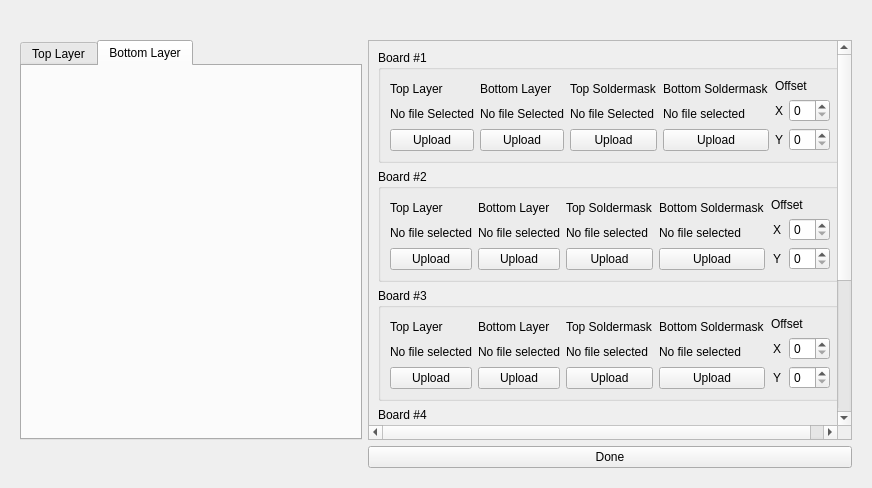
<?xml version="1.0" encoding="UTF-8"?>
<ui version="4.0">
 <class>frmNew_Or_Load</class>
 <widget class="QDialog" name="frmNew_Or_Load">
  <property name="geometry">
   <rect>
    <x>0</x>
    <y>0</y>
    <width>872</width>
    <height>488</height>
   </rect>
  </property>
  <property name="windowTitle">
   <string>Dialog</string>
  </property>
  <property name="windowIcon">
   <iconset resource="images.qrc">
    <normaloff>:/images/LSU_PCB_ICON.png</normaloff>:/images/LSU_PCB_ICON.png</iconset>
  </property>
  <layout class="QGridLayout" name="gridLayout">
   <item row="0" column="0">
    <widget class="QLabel" name="label">
     <property name="text">
      <string/>
     </property>
     <property name="scaledContents">
      <bool>false</bool>
     </property>
     <property name="wordWrap">
      <bool>false</bool>
     </property>
    </widget>
   </item>
   <item row="1" column="0">
    <widget class="QStackedWidget" name="stackedWidget">
     <property name="currentIndex">
      <number>3</number>
     </property>
     <widget class="QWidget" name="new_or_saved">
      <layout class="QGridLayout" name="gridLayout_3">
       <item row="1" column="0">
        <widget class="QPushButton" name="new_job">
         <property name="text">
          <string>New Job</string>
         </property>
        </widget>
       </item>
       <item row="1" column="1">
        <widget class="QPushButton" name="pushButton_4">
         <property name="text">
          <string>Load Saved Job</string>
         </property>
        </widget>
       </item>
       <item row="0" column="0">
        <widget class="QLabel" name="label_2">
         <property name="text">
          <string>Welcome to LSU PCB Laser System!</string>
         </property>
        </widget>
       </item>
      </layout>
     </widget>
     <widget class="QWidget" name="new_job_select">
      <layout class="QGridLayout" name="gridLayout_4">
       <item row="1" column="0">
        <widget class="QPushButton" name="one_s">
         <property name="text">
          <string>1 Sided PCB with Soldermask</string>
         </property>
        </widget>
       </item>
       <item row="3" column="0">
        <widget class="QPushButton" name="two_s">
         <property name="text">
          <string>2 Sided PCB with Soldermask</string>
         </property>
        </widget>
       </item>
       <item row="2" column="0">
        <widget class="QPushButton" name="two">
         <property name="text">
          <string>2 Sided PCB without Soldermask</string>
         </property>
        </widget>
       </item>
       <item row="0" column="0">
        <widget class="QPushButton" name="one">
         <property name="text">
          <string>1 Sided PCB without Soldermask</string>
         </property>
        </widget>
       </item>
       <item row="4" column="0">
        <widget class="QPushButton" name="mask">
         <property name="text">
          <string>Photomask</string>
         </property>
        </widget>
       </item>
      </layout>
     </widget>
     <widget class="QWidget" name="size">
      <layout class="QGridLayout" name="gridLayout_6">
       <item row="0" column="0">
        <widget class="QPushButton" name="pushButton_3">
         <property name="text">
          <string>PushButton</string>
         </property>
        </widget>
       </item>
      </layout>
     </widget>
     <widget class="QWidget" name="layout">
      <layout class="QGridLayout" name="gridLayout_5">
       <item row="0" column="0">
        <widget class="QTabWidget" name="tabWidget">
         <property name="currentIndex">
          <number>1</number>
         </property>
         <widget class="QWidget" name="top_layer_view">
          <attribute name="title">
           <string>Top Layer</string>
          </attribute>
          <layout class="QHBoxLayout" name="horizontalLayout_16"/>
         </widget>
         <widget class="QWidget" name="tab_6">
          <attribute name="title">
           <string>Bottom Layer</string>
          </attribute>
          <layout class="QGridLayout" name="gridLayout_7">
           <item row="0" column="0">
            <widget class="View" name="widget" native="true"/>
           </item>
          </layout>
         </widget>
        </widget>
       </item>
       <item row="0" column="1">
        <layout class="QHBoxLayout" name="horizontalLayout_2">
         <item>
          <widget class="QScrollArea" name="scrollArea">
           <property name="widgetResizable">
            <bool>true</bool>
           </property>
           <widget class="QWidget" name="scrollAreaWidgetContents_2">
            <property name="geometry">
             <rect>
              <x>0</x>
              <y>0</y>
              <width>533</width>
              <height>652</height>
             </rect>
            </property>
            <layout class="QVBoxLayout" name="verticalLayout_3">
             <item>
              <layout class="QVBoxLayout" name="verticalLayout">
               <item>
                <widget class="QGroupBox" name="board_1">
                 <property name="title">
                  <string>Board #1</string>
                 </property>
                 <layout class="QHBoxLayout" name="horizontalLayout_4">
                  <item>
                   <layout class="QVBoxLayout" name="top_layer">
                    <item>
                     <widget class="QLabel" name="board_1_top_type">
                      <property name="text">
                       <string>Top Layer</string>
                      </property>
                     </widget>
                    </item>
                    <item>
                     <widget class="QLabel" name="board_1_top_name">
                      <property name="text">
                       <string>No file Selected</string>
                      </property>
                     </widget>
                    </item>
                    <item>
                     <widget class="QPushButton" name="board_1_top_upload">
                      <property name="text">
                       <string>Upload</string>
                      </property>
                     </widget>
                    </item>
                   </layout>
                  </item>
                  <item>
                   <layout class="QVBoxLayout" name="bottom_layer">
                    <item>
                     <widget class="QLabel" name="board_1_bot_type">
                      <property name="text">
                       <string>Bottom Layer</string>
                      </property>
                     </widget>
                    </item>
                    <item>
                     <widget class="QLabel" name="board_1_bot_name">
                      <property name="text">
                       <string>No file Selected</string>
                      </property>
                     </widget>
                    </item>
                    <item>
                     <widget class="QPushButton" name="board_1_bot_upload">
                      <property name="text">
                       <string>Upload</string>
                      </property>
                     </widget>
                    </item>
                   </layout>
                  </item>
                  <item>
                   <layout class="QVBoxLayout" name="top_soldermask">
                    <item>
                     <widget class="QLabel" name="board_1_tsol_type">
                      <property name="text">
                       <string>Top Soldermask</string>
                      </property>
                     </widget>
                    </item>
                    <item>
                     <widget class="QLabel" name="board_1_tsol_name">
                      <property name="text">
                       <string>No file Selected</string>
                      </property>
                     </widget>
                    </item>
                    <item>
                     <widget class="QPushButton" name="board_1_tsol_upload">
                      <property name="text">
                       <string>Upload</string>
                      </property>
                     </widget>
                    </item>
                   </layout>
                  </item>
                  <item>
                   <layout class="QVBoxLayout" name="bottom_soldermask">
                    <item>
                     <widget class="QLabel" name="board_1_bsol_type">
                      <property name="text">
                       <string>Bottom Soldermask</string>
                      </property>
                     </widget>
                    </item>
                    <item>
                     <widget class="QLabel" name="board_1_bsol_name">
                      <property name="text">
                       <string>No file selected</string>
                      </property>
                     </widget>
                    </item>
                    <item>
                     <widget class="QPushButton" name="board_1_bsol_upload">
                      <property name="text">
                       <string>Upload</string>
                      </property>
                     </widget>
                    </item>
                   </layout>
                  </item>
                  <item>
                   <layout class="QVBoxLayout" name="offset">
                    <item>
                     <widget class="QLabel" name="board_1_offset">
                      <property name="text">
                       <string>Offset</string>
                      </property>
                     </widget>
                    </item>
                    <item>
                     <layout class="QHBoxLayout" name="horizontalLayout_6">
                      <item>
                       <widget class="QLabel" name="board_1_x">
                        <property name="text">
                         <string>X</string>
                        </property>
                        <property name="alignment">
                         <set>Qt::AlignCenter</set>
                        </property>
                       </widget>
                      </item>
                      <item>
                       <widget class="QSpinBox" name="board_1_x_set"/>
                      </item>
                     </layout>
                    </item>
                    <item>
                     <layout class="QHBoxLayout" name="horizontalLayout_3">
                      <item>
                       <widget class="QLabel" name="board_1_y">
                        <property name="text">
                         <string>Y</string>
                        </property>
                        <property name="alignment">
                         <set>Qt::AlignCenter</set>
                        </property>
                       </widget>
                      </item>
                      <item>
                       <widget class="QSpinBox" name="board_1_y_set"/>
                      </item>
                     </layout>
                    </item>
                   </layout>
                  </item>
                 </layout>
                </widget>
               </item>
               <item>
                <widget class="QGroupBox" name="board_2">
                 <property name="title">
                  <string>Board #2</string>
                 </property>
                 <layout class="QHBoxLayout" name="horizontalLayout_15">
                  <item>
                   <layout class="QVBoxLayout" name="verticalLayout_23">
                    <item>
                     <widget class="QLabel" name="label_39">
                      <property name="text">
                       <string>Top Layer</string>
                      </property>
                     </widget>
                    </item>
                    <item>
                     <widget class="QLabel" name="label_40">
                      <property name="text">
                       <string>No file selected</string>
                      </property>
                     </widget>
                    </item>
                    <item>
                     <widget class="QPushButton" name="pushButton_17">
                      <property name="text">
                       <string>Upload</string>
                      </property>
                     </widget>
                    </item>
                   </layout>
                  </item>
                  <item>
                   <layout class="QVBoxLayout" name="verticalLayout_24">
                    <item>
                     <widget class="QLabel" name="label_41">
                      <property name="text">
                       <string>Bottom Layer</string>
                      </property>
                     </widget>
                    </item>
                    <item>
                     <widget class="QLabel" name="label_42">
                      <property name="text">
                       <string>No file selected</string>
                      </property>
                     </widget>
                    </item>
                    <item>
                     <widget class="QPushButton" name="pushButton_18">
                      <property name="text">
                       <string>Upload</string>
                      </property>
                     </widget>
                    </item>
                   </layout>
                  </item>
                  <item>
                   <layout class="QVBoxLayout" name="verticalLayout_22">
                    <item>
                     <widget class="QLabel" name="label_38">
                      <property name="text">
                       <string>Top Soldermask</string>
                      </property>
                     </widget>
                    </item>
                    <item>
                     <widget class="QLabel" name="one_top_filename_4">
                      <property name="text">
                       <string>No file selected</string>
                      </property>
                     </widget>
                    </item>
                    <item>
                     <widget class="QPushButton" name="pushButton_16">
                      <property name="text">
                       <string>Upload</string>
                      </property>
                     </widget>
                    </item>
                   </layout>
                  </item>
                  <item>
                   <layout class="QVBoxLayout" name="verticalLayout_21">
                    <item>
                     <widget class="QLabel" name="label_36">
                      <property name="text">
                       <string>Bottom Soldermask</string>
                      </property>
                     </widget>
                    </item>
                    <item>
                     <widget class="QLabel" name="label_37">
                      <property name="text">
                       <string>No file selected</string>
                      </property>
                     </widget>
                    </item>
                    <item>
                     <widget class="QPushButton" name="pushButton_15">
                      <property name="text">
                       <string>Upload</string>
                      </property>
                     </widget>
                    </item>
                   </layout>
                  </item>
                  <item>
                   <layout class="QVBoxLayout" name="verticalLayout_20">
                    <item>
                     <widget class="QLabel" name="label_33">
                      <property name="text">
                       <string>Offset</string>
                      </property>
                     </widget>
                    </item>
                    <item>
                     <layout class="QHBoxLayout" name="horizontalLayout_13">
                      <item>
                       <widget class="QLabel" name="label_34">
                        <property name="text">
                         <string>X</string>
                        </property>
                        <property name="alignment">
                         <set>Qt::AlignCenter</set>
                        </property>
                       </widget>
                      </item>
                      <item>
                       <widget class="QSpinBox" name="spinBox_7"/>
                      </item>
                     </layout>
                    </item>
                    <item>
                     <layout class="QHBoxLayout" name="horizontalLayout_14">
                      <item>
                       <widget class="QLabel" name="label_35">
                        <property name="text">
                         <string>Y</string>
                        </property>
                        <property name="alignment">
                         <set>Qt::AlignCenter</set>
                        </property>
                       </widget>
                      </item>
                      <item>
                       <widget class="QSpinBox" name="spinBox_8"/>
                      </item>
                     </layout>
                    </item>
                   </layout>
                  </item>
                 </layout>
                </widget>
               </item>
               <item>
                <widget class="QGroupBox" name="board_3">
                 <property name="title">
                  <string>Board #3</string>
                 </property>
                 <layout class="QHBoxLayout" name="horizontalLayout_12">
                  <item>
                   <layout class="QVBoxLayout" name="verticalLayout_18">
                    <item>
                     <widget class="QLabel" name="label_29">
                      <property name="text">
                       <string>Top Layer</string>
                      </property>
                     </widget>
                    </item>
                    <item>
                     <widget class="QLabel" name="label_30">
                      <property name="text">
                       <string>No file selected</string>
                      </property>
                     </widget>
                    </item>
                    <item>
                     <widget class="QPushButton" name="pushButton_13">
                      <property name="text">
                       <string>Upload</string>
                      </property>
                     </widget>
                    </item>
                   </layout>
                  </item>
                  <item>
                   <layout class="QVBoxLayout" name="verticalLayout_19">
                    <item>
                     <widget class="QLabel" name="label_31">
                      <property name="text">
                       <string>Bottom Layer</string>
                      </property>
                     </widget>
                    </item>
                    <item>
                     <widget class="QLabel" name="label_32">
                      <property name="text">
                       <string>No file selected</string>
                      </property>
                     </widget>
                    </item>
                    <item>
                     <widget class="QPushButton" name="pushButton_14">
                      <property name="text">
                       <string>Upload</string>
                      </property>
                     </widget>
                    </item>
                   </layout>
                  </item>
                  <item>
                   <layout class="QVBoxLayout" name="verticalLayout_17">
                    <item>
                     <widget class="QLabel" name="label_28">
                      <property name="text">
                       <string>Top Soldermask</string>
                      </property>
                     </widget>
                    </item>
                    <item>
                     <widget class="QLabel" name="one_top_filename_3">
                      <property name="text">
                       <string>No file selected</string>
                      </property>
                     </widget>
                    </item>
                    <item>
                     <widget class="QPushButton" name="pushButton_12">
                      <property name="text">
                       <string>Upload</string>
                      </property>
                     </widget>
                    </item>
                   </layout>
                  </item>
                  <item>
                   <layout class="QVBoxLayout" name="verticalLayout_16">
                    <item>
                     <widget class="QLabel" name="label_26">
                      <property name="text">
                       <string>Bottom Soldermask</string>
                      </property>
                     </widget>
                    </item>
                    <item>
                     <widget class="QLabel" name="label_27">
                      <property name="text">
                       <string>No file selected</string>
                      </property>
                     </widget>
                    </item>
                    <item>
                     <widget class="QPushButton" name="pushButton_11">
                      <property name="text">
                       <string>Upload</string>
                      </property>
                     </widget>
                    </item>
                   </layout>
                  </item>
                  <item>
                   <layout class="QVBoxLayout" name="verticalLayout_15">
                    <item>
                     <widget class="QLabel" name="label_23">
                      <property name="text">
                       <string>Offset</string>
                      </property>
                     </widget>
                    </item>
                    <item>
                     <layout class="QHBoxLayout" name="horizontalLayout_10">
                      <item>
                       <widget class="QLabel" name="label_24">
                        <property name="text">
                         <string>X</string>
                        </property>
                        <property name="alignment">
                         <set>Qt::AlignCenter</set>
                        </property>
                       </widget>
                      </item>
                      <item>
                       <widget class="QSpinBox" name="spinBox_5"/>
                      </item>
                     </layout>
                    </item>
                    <item>
                     <layout class="QHBoxLayout" name="horizontalLayout_11">
                      <item>
                       <widget class="QLabel" name="label_25">
                        <property name="text">
                         <string>Y</string>
                        </property>
                        <property name="alignment">
                         <set>Qt::AlignCenter</set>
                        </property>
                       </widget>
                      </item>
                      <item>
                       <widget class="QSpinBox" name="spinBox_6"/>
                      </item>
                     </layout>
                    </item>
                   </layout>
                  </item>
                 </layout>
                </widget>
               </item>
               <item>
                <widget class="QGroupBox" name="board_4">
                 <property name="title">
                  <string>Board #4</string>
                 </property>
                 <layout class="QHBoxLayout" name="horizontalLayout_9">
                  <item>
                   <layout class="QVBoxLayout" name="verticalLayout_14">
                    <item>
                     <widget class="QLabel" name="label_21">
                      <property name="text">
                       <string>Top Layer</string>
                      </property>
                     </widget>
                    </item>
                    <item>
                     <widget class="QLabel" name="label_22">
                      <property name="text">
                       <string>No file selected</string>
                      </property>
                     </widget>
                    </item>
                    <item>
                     <widget class="QPushButton" name="pushButton_10">
                      <property name="text">
                       <string>Upload</string>
                      </property>
                     </widget>
                    </item>
                   </layout>
                  </item>
                  <item>
                   <layout class="QVBoxLayout" name="verticalLayout_12">
                    <item>
                     <widget class="QLabel" name="label_17">
                      <property name="text">
                       <string>Bottom Layer</string>
                      </property>
                     </widget>
                    </item>
                    <item>
                     <widget class="QLabel" name="label_18">
                      <property name="text">
                       <string>No file selected</string>
                      </property>
                     </widget>
                    </item>
                    <item>
                     <widget class="QPushButton" name="pushButton_9">
                      <property name="text">
                       <string>Upload</string>
                      </property>
                     </widget>
                    </item>
                   </layout>
                  </item>
                  <item>
                   <layout class="QVBoxLayout" name="verticalLayout_7">
                    <item>
                     <widget class="QLabel" name="label_6">
                      <property name="text">
                       <string>Top Soldermask</string>
                      </property>
                     </widget>
                    </item>
                    <item>
                     <widget class="QLabel" name="one_top_filename_2">
                      <property name="text">
                       <string>No file selected</string>
                      </property>
                     </widget>
                    </item>
                    <item>
                     <widget class="QPushButton" name="pushButton_8">
                      <property name="text">
                       <string>Upload</string>
                      </property>
                     </widget>
                    </item>
                   </layout>
                  </item>
                  <item>
                   <layout class="QVBoxLayout" name="verticalLayout_13">
                    <item>
                     <widget class="QLabel" name="label_19">
                      <property name="text">
                       <string>Bottom Soldermask</string>
                      </property>
                     </widget>
                    </item>
                    <item>
                     <widget class="QLabel" name="label_20">
                      <property name="text">
                       <string>No file selected</string>
                      </property>
                     </widget>
                    </item>
                    <item>
                     <widget class="QPushButton" name="pushButton_2">
                      <property name="text">
                       <string>Upload</string>
                      </property>
                     </widget>
                    </item>
                   </layout>
                  </item>
                  <item>
                   <layout class="QVBoxLayout" name="verticalLayout_11">
                    <item>
                     <widget class="QLabel" name="label_14">
                      <property name="text">
                       <string>Offset</string>
                      </property>
                     </widget>
                    </item>
                    <item>
                     <layout class="QHBoxLayout" name="horizontalLayout_7">
                      <item>
                       <widget class="QLabel" name="label_15">
                        <property name="text">
                         <string>X</string>
                        </property>
                        <property name="alignment">
                         <set>Qt::AlignCenter</set>
                        </property>
                       </widget>
                      </item>
                      <item>
                       <widget class="QSpinBox" name="spinBox_3"/>
                      </item>
                     </layout>
                    </item>
                    <item>
                     <layout class="QHBoxLayout" name="horizontalLayout_8">
                      <item>
                       <widget class="QLabel" name="label_16">
                        <property name="text">
                         <string>Y</string>
                        </property>
                        <property name="alignment">
                         <set>Qt::AlignCenter</set>
                        </property>
                       </widget>
                      </item>
                      <item>
                       <widget class="QSpinBox" name="spinBox_4"/>
                      </item>
                     </layout>
                    </item>
                   </layout>
                  </item>
                 </layout>
                </widget>
               </item>
               <item>
                <widget class="QGroupBox" name="board_5">
                 <property name="title">
                  <string>Board #5</string>
                 </property>
                 <layout class="QHBoxLayout" name="horizontalLayout_18">
                  <item>
                   <layout class="QVBoxLayout" name="verticalLayout_28">
                    <item>
                     <widget class="QLabel" name="label_51">
                      <property name="text">
                       <string>Top Layer</string>
                      </property>
                     </widget>
                    </item>
                    <item>
                     <widget class="QLabel" name="label_52">
                      <property name="text">
                       <string>No file Selected</string>
                      </property>
                     </widget>
                    </item>
                    <item>
                     <widget class="QPushButton" name="pushButton_22">
                      <property name="text">
                       <string>Upload</string>
                      </property>
                     </widget>
                    </item>
                   </layout>
                  </item>
                  <item>
                   <layout class="QVBoxLayout" name="verticalLayout_26">
                    <item>
                     <widget class="QLabel" name="label_47">
                      <property name="text">
                       <string>Bottom Layer</string>
                      </property>
                     </widget>
                    </item>
                    <item>
                     <widget class="QLabel" name="label_48">
                      <property name="text">
                       <string>No file Selected</string>
                      </property>
                     </widget>
                    </item>
                    <item>
                     <widget class="QPushButton" name="pushButton_20">
                      <property name="text">
                       <string>Upload</string>
                      </property>
                     </widget>
                    </item>
                   </layout>
                  </item>
                  <item>
                   <layout class="QVBoxLayout" name="verticalLayout_8">
                    <item>
                     <widget class="QLabel" name="label_43">
                      <property name="text">
                       <string>Top Soldermask</string>
                      </property>
                     </widget>
                    </item>
                    <item>
                     <widget class="QLabel" name="one_top_filename_5">
                      <property name="text">
                       <string>No file Selected</string>
                      </property>
                     </widget>
                    </item>
                    <item>
                     <widget class="QPushButton" name="pushButton_19">
                      <property name="text">
                       <string>Upload</string>
                      </property>
                     </widget>
                    </item>
                   </layout>
                  </item>
                  <item>
                   <layout class="QVBoxLayout" name="verticalLayout_27">
                    <item>
                     <widget class="QLabel" name="label_49">
                      <property name="text">
                       <string>Bottom Soldermask</string>
                      </property>
                     </widget>
                    </item>
                    <item>
                     <widget class="QLabel" name="label_50">
                      <property name="text">
                       <string>No file selected</string>
                      </property>
                     </widget>
                    </item>
                    <item>
                     <widget class="QPushButton" name="pushButton_21">
                      <property name="text">
                       <string>Upload</string>
                      </property>
                     </widget>
                    </item>
                   </layout>
                  </item>
                  <item>
                   <layout class="QVBoxLayout" name="verticalLayout_25">
                    <item>
                     <widget class="QLabel" name="label_44">
                      <property name="text">
                       <string>Offset</string>
                      </property>
                     </widget>
                    </item>
                    <item>
                     <layout class="QHBoxLayout" name="horizontalLayout_17">
                      <item>
                       <widget class="QLabel" name="label_45">
                        <property name="text">
                         <string>X</string>
                        </property>
                        <property name="alignment">
                         <set>Qt::AlignCenter</set>
                        </property>
                       </widget>
                      </item>
                      <item>
                       <widget class="QSpinBox" name="spinBox_9"/>
                      </item>
                     </layout>
                    </item>
                    <item>
                     <layout class="QHBoxLayout" name="horizontalLayout_5">
                      <item>
                       <widget class="QLabel" name="label_46">
                        <property name="text">
                         <string>Y</string>
                        </property>
                        <property name="alignment">
                         <set>Qt::AlignCenter</set>
                        </property>
                       </widget>
                      </item>
                      <item>
                       <widget class="QSpinBox" name="spinBox_10"/>
                      </item>
                     </layout>
                    </item>
                   </layout>
                  </item>
                 </layout>
                </widget>
               </item>
              </layout>
             </item>
            </layout>
           </widget>
          </widget>
         </item>
        </layout>
       </item>
       <item row="1" column="1">
        <widget class="QPushButton" name="pushButton_23">
         <property name="text">
          <string>Done</string>
         </property>
        </widget>
       </item>
      </layout>
     </widget>
    </widget>
   </item>
  </layout>
 </widget>
 <customwidgets>
  <customwidget>
   <class>View</class>
   <extends>QWidget</extends>
   <header location="global">view.h</header>
   <container>1</container>
  </customwidget>
 </customwidgets>
 <resources>
  <include location="images.qrc"/>
 </resources>
 <connections/>
</ui>
